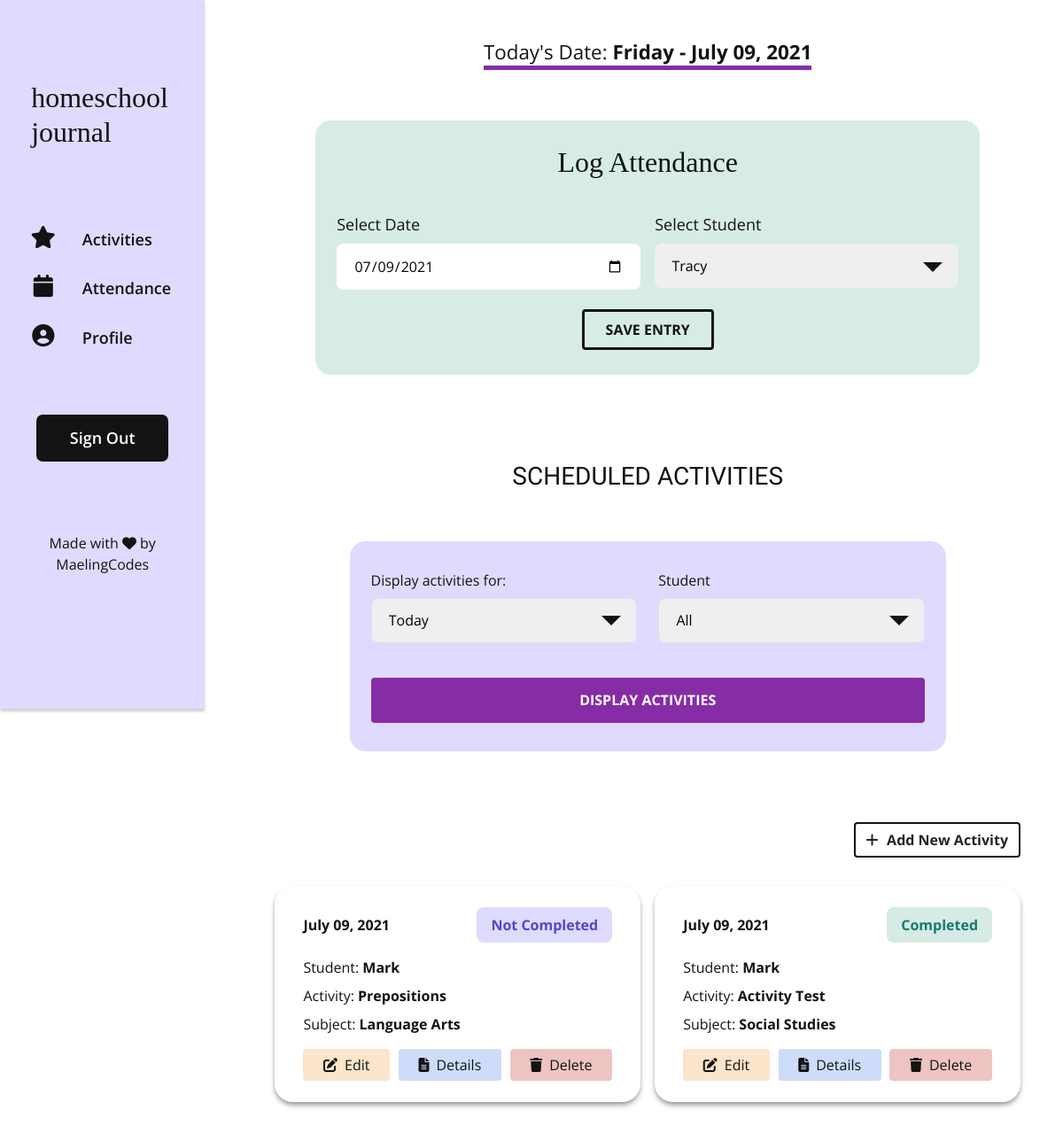
Page /index (signed in) on the earlier database version.
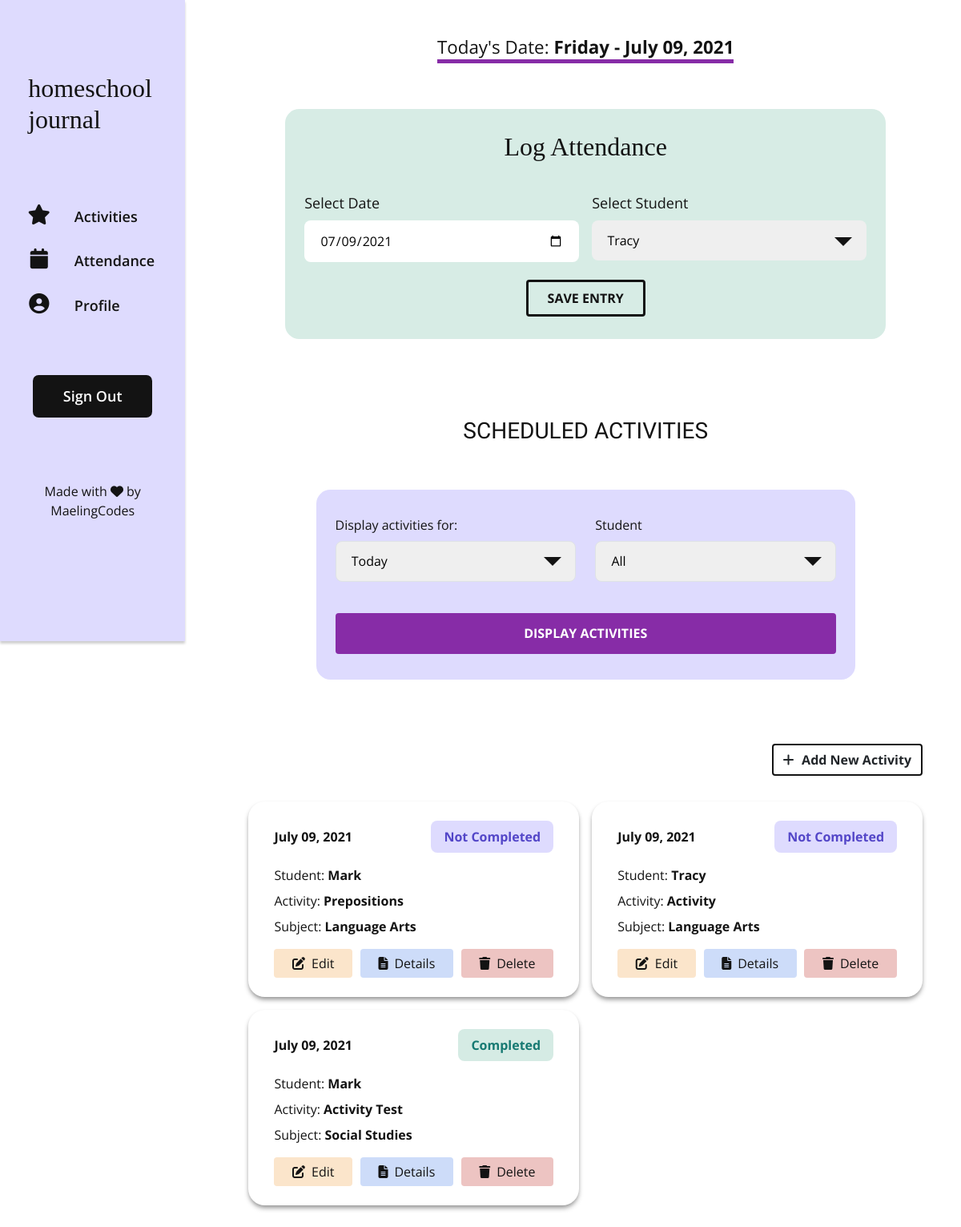
Same page on the later database version.
### app/models.py (models this page shows, shortened)
class Activity(db.Model):
    id = db.Column(db.Integer, primary_key=True)
    title = db.Column(db.String(150), index=True, nullable=False)
    user_id = db.Column(db.Integer, db.ForeignKey('user.id'), index=True)
    subject_id = db.Column(db.Integer, db.ForeignKey('subject.id'), index=True, nullable=False)
    student_id = db.Column(db.Integer, db.ForeignKey('student.id'), index=True, nullable=False)
    description = db.Column(db.Text, index=True)
    resources = db.Column(db.Text, index=True)
    activity_date = db.Column(db.DateTime, index=True, nullable=False)
    notes = db.Column(db.Text, index=True)
    status = db.Column(db.String(64), index=True, nullable=False)

class Student(db.Model):
    id = db.Column(db.Integer, primary_key=True)
    student_name = db.Column(db.String(64), index=True)
    user_id = db.Column(db.Integer, db.ForeignKey('user.id'))
    attendance = db.relationship('Attendance', backref='student', lazy='dynamic')
    activities = db.relationship('Activity', backref='student', lazy='dynamic')
    def __str__(self):
        return self.student_name

class Subject(db.Model):
    id = db.Column(db.Integer, primary_key=True)
    user_id = db.Column(db.Integer, db.ForeignKey('user.id'), index=True)
    subject_name = db.Column(db.String(64), index=True)
    activities = db.relationship('Activity', backref='subject', lazy='dynamic')
    def __str__(self):
        return self.subject_name

### app/routes.py (the view, shortened to what this page needs)
@app.route('/',  methods=['GET', 'POST'])
@app.route('/index', methods=['GET', 'POST'])
@login_required
def index():
    form = AddStudentSubjectForm()
    students = current_user.students
    form2 = AddAttendanceForm()
    form2.student.choices = students
    todays_datetime = datetime(datetime.today().year, datetime.today().month, datetime.today().day)
    current_weekday = todays_datetime.isoweekday()
    form3 = DisplayActivitiesForm()
    student_list = ["All"]
    for student in students:
        student_list.append(student)
    form3.student.choices = student_list
    activities = current_user.activities.filter_by(activity_date=todays_datetime).order_by(Activity.activity_date).all()
    return render_template('index.html', form=form, form2=form2, todays_datetime=todays_datetime, form3=form3, activities=activities)

### app/forms.py
class AddStudentSubjectForm(FlaskForm):
    user_student = SelectField('How many students do you have?', choices=[ 1, 2, 3, 4, 5, 6, 7, 8], validators=[DataRequired()])
    student_name1 = StringField('Student Name(s)', validators=[DataRequired("Please enter student's name")])
    user_subject = SelectField('How many subjects do you teach?', choices=[ 1, 2, 3, 4, 5, 6, 7, 8, 9, 10], validators=[DataRequired()] )
    subject_name1 = StringField('Subject', validators=[DataRequired("Please enter subject name")])
    submit = SubmitField('Update')

class AddAttendanceForm(FlaskForm):
    attendance_date = DateField('Select Date', format='%Y-%m-%d')
    student = SelectField(u'Select Student', choices=[])
    submit = SubmitField('Save Entry')

### app/__init__.py (called while the page is built)
@app.template_filter()
def datetime_format_filter(value, format='%B %d, %Y'):
    return value.strftime(format)

@app.template_filter()
def datetime_day_format_filter(value, format='%A - %B %d, %Y'):
    return value.strftime(format)

@app.template_filter()
def datepicker_format_filter(value, format='%Y-%m-%d'):
    return value.strftime(format)

### app/models.py (called while the page is built)
@login.user_loader
def load_user(id):
    return User.query.get(int(id))

### app/templates/index.html (shortened to what the changed rows need)
{% extends "base.html" %}
{% block content %}
    {% if current_user.student_number %}
    <div class="attendance">
        <h2 class="attendance__title">Log Attendance</h2>
    </div>
    <div class="activities">
        <section class="activity-display">
            <div class="activity-display__cards">
                {% for activity in activities %}
                <div class="activity__card">
                    <div class="activity__card-header">
                        <p class="activity__card-date">{{ activity.activity_date | datetime_format_filter }}</p>
                        <p class="activity__card-status activity__card-status-{{ activity.status | lower | replace(" ", "") }}">{{ activity.status }}</p>
                    </div>
                    <div class=activity__card-content>
                        <p class="activity__card-data activity__card-student">Student: <span class="activity__card-student-data">{{ activity.student }}</span></p>
                        <p class="activity__card-data activity__card-activity">Activity: <span class="activity__card-activity-data">{{ activity.title }}</span></p>
                        <p class="activity__card-data activity__card-subject">Subject: <span class="activity__card-subject-data">{{ activity.subject }}</span></p>
                    </div>
                    <div class="activity__card-controls">
                        <a href="{{ url_for('update', id=activity.id) }}" class="btn btn-edit activity__card-controls-btn"><i class="fas fa-edit activity__card-controls-icon"></i>Edit</a>
                        <a href="{{ url_for('details', id=activity.id) }}" class="btn btn-details activity__card-controls-btn"><i class="fas fa-file-alt activity__card-controls-icon"></i></i>Details</a>
                        <a href="{{ url_for('delete', id=activity.id) }}" class="btn btn-delete activity__card-controls-btn" onclick="return confirm('Are you sure you want to delete?')"><i class="fas fa-trash activity__card-controls-icon"></i>Delete</a>
                    </div>
                </div>
                {% endfor %}
            </div>
        </section>
    </div>
    {% endif %}
{% endblock %}

Differences in the rows shown:
now on this page (row edited): Activity: activity_date "July 09, 2021", status "Not Completed", student "Tracy", title "Activity", subject "Language Arts"
